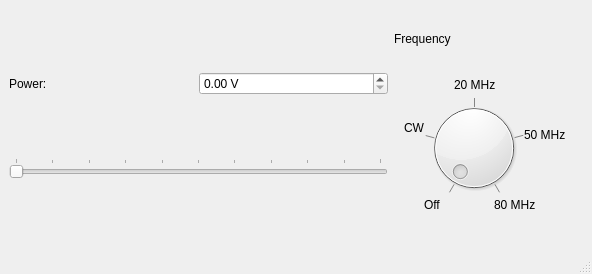
<?xml version="1.0" encoding="UTF-8"?>
<ui version="4.0">
 <class>MainWindow</class>
 <widget class="QMainWindow" name="MainWindow">
  <property name="geometry">
   <rect>
    <x>0</x>
    <y>0</y>
    <width>592</width>
    <height>274</height>
   </rect>
  </property>
  <property name="windowTitle">
   <string>MainWindow</string>
  </property>
  <widget class="QWidget" name="centralwidget">
   <layout class="QHBoxLayout" name="horizontalLayout_2" stretch="2,1">
    <item>
     <layout class="QVBoxLayout" name="power_layout" stretch="1,1">
      <property name="spacing">
       <number>0</number>
      </property>
      <item>
       <layout class="QHBoxLayout" name="power_edit_layout">
        <item>
         <widget class="QLabel" name="power_label">
          <property name="text">
           <string>Power:</string>
          </property>
         </widget>
        </item>
        <item>
         <widget class="QDoubleSpinBox" name="power_spinbox">
          <property name="suffix">
           <string> V</string>
          </property>
          <property name="maximum">
           <double>10.000000000000000</double>
          </property>
         </widget>
        </item>
       </layout>
      </item>
      <item>
       <layout class="QHBoxLayout" name="power_slider_layout">
        <item>
         <widget class="QSlider" name="power_slider">
          <property name="minimum">
           <number>0</number>
          </property>
          <property name="maximum">
           <number>1000</number>
          </property>
          <property name="singleStep">
           <number>100</number>
          </property>
          <property name="pageStep">
           <number>100</number>
          </property>
          <property name="orientation">
           <enum>Qt::Horizontal</enum>
          </property>
          <property name="invertedAppearance">
           <bool>false</bool>
          </property>
          <property name="tickPosition">
           <enum>QSlider::TicksAbove</enum>
          </property>
         </widget>
        </item>
       </layout>
      </item>
     </layout>
    </item>
    <item>
     <layout class="QVBoxLayout" name="frequency_layout" stretch="1,3">
      <property name="spacing">
       <number>0</number>
      </property>
      <item>
       <widget class="QLabel" name="frequency_label">
        <property name="text">
         <string>Frequency</string>
        </property>
       </widget>
      </item>
      <item>
       <widget class="QWidget" name="laser_frequency_widget" native="true">
        <widget class="QDial" name="frequency_dial">
         <property name="geometry">
          <rect>
           <x>30</x>
           <y>30</y>
           <width>100</width>
           <height>100</height>
          </rect>
         </property>
         <property name="maximum">
          <number>4</number>
         </property>
         <property name="pageStep">
          <number>1</number>
         </property>
         <property name="wrapping">
          <bool>false</bool>
         </property>
         <property name="notchesVisible">
          <bool>true</bool>
         </property>
        </widget>
        <widget class="QLabel" name="laser_cw_label">
         <property name="geometry">
          <rect>
           <x>10</x>
           <y>50</y>
           <width>21</width>
           <height>20</height>
          </rect>
         </property>
         <property name="text">
          <string>CW</string>
         </property>
        </widget>
        <widget class="QLabel" name="laser_20MHz_label">
         <property name="geometry">
          <rect>
           <x>60</x>
           <y>10</y>
           <width>47</width>
           <height>13</height>
          </rect>
         </property>
         <property name="text">
          <string>20 MHz</string>
         </property>
        </widget>
        <widget class="QLabel" name="laser_50MHz_label">
         <property name="geometry">
          <rect>
           <x>130</x>
           <y>60</y>
           <width>47</width>
           <height>13</height>
          </rect>
         </property>
         <property name="text">
          <string>50 MHz</string>
         </property>
        </widget>
        <widget class="QLabel" name="laser_80MHz_label">
         <property name="geometry">
          <rect>
           <x>100</x>
           <y>130</y>
           <width>47</width>
           <height>13</height>
          </rect>
         </property>
         <property name="text">
          <string>80 MHz</string>
         </property>
        </widget>
        <widget class="QLabel" name="laser_off_label">
         <property name="geometry">
          <rect>
           <x>30</x>
           <y>130</y>
           <width>47</width>
           <height>13</height>
          </rect>
         </property>
         <property name="text">
          <string>Off</string>
         </property>
        </widget>
       </widget>
      </item>
     </layout>
    </item>
   </layout>
  </widget>
  <widget class="QMenuBar" name="menubar">
   <property name="geometry">
    <rect>
     <x>0</x>
     <y>0</y>
     <width>592</width>
     <height>21</height>
    </rect>
   </property>
  </widget>
  <widget class="QStatusBar" name="statusbar"/>
 </widget>
 <resources/>
 <connections/>
</ui>
